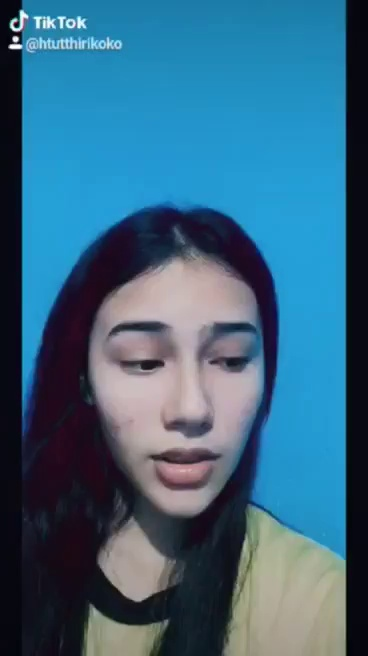
#> input picture Assignment/train-data/s1/0.0.jpg, 368 x 656 px; its folder holds only this picture in this run
$ python Recognizing_faces.py
#> lines starting #> are read from the running program, lines starting #| are printed output that depends on the picture; long printed decimals are rounded
# import required packages
import cv2
import os
import numpy as np
from matplotlib import pyplot as plt

# function to detect images
def detect_face(img):
    """
    Function to detect face using OpenCV
    """
    gray = cv2.cvtColor(img, cv2.COLOR_BGR2GRAY)

    face_cascade = cv2.CascadeClassifier(cv2.data.haarcascades + 'haarcascade_frontalface_default.xml')
    faces = face_cascade.detectMultiScale(gray, scaleFactor=1.2, minNeighbors=5)

    # if no faces are detected then return original img
    if len(faces) == 0:
        return None, None

    # under the assumption that there will be only one face
    # extract the face area
    (x, y, w, h) = faces[0]

    # return only the face part of the image
    return gray[y:y+w, x:x+h], faces[0]

# function for data preparing
def prepare_training_data(data_folder_path):
    # ------STEP-1--------
    # get the directories (one directory for each subject) in data folder
#> called with data_folder_path = 'train-data'
    dirs = os.listdir(data_folder_path)     # print(dirs)

    # list to hold all subject faces
    faces = []

    # list to hold labels for all subjects
    labels = []

    # let's go through each directory and read images within it
    for dir_name in dirs:

        # our subject directories start with letter 's' so
        # ignore any non-relevant directories if any
        if not dir_name.startswith('s'):
            continue

        # ------STEP-2--------
        # extract label number of subjects from dir_name
        # format of dir_name = slabel
        # so removing the letter 's' from dir_name will give us label

        label = int(dir_name.replace("s", ""))
        subject_dir_path = data_folder_path + '/' + dir_name    # print(subject_dir_path)

        # get the images names that are inside the given subject directory
        subject_image_name = os.listdir(subject_dir_path)   # print(subject_image_name)

        # ------STEP-3--------
        # go through each image name, read image
        # detect face and add face to list of faces
        for image_name in subject_image_name:

            # ignore system files like .DS_Store
            if image_name.startswith("."):
                continue

            # build image path
            # sample image path = training-data/a1/1.jpg
            image_path = subject_dir_path + '/' + image_name    # print(image_path)

            # read image
            image = cv2.imread(image_path)
#> image is the input picture: shape (656, 368, 3); mean B, G, R 128.8, 102.4, 57

            # display an image window to show the image
            cv2.imshow('Training on image...', cv2.resize(image,(400, 500)))
            cv2.waitKey(100)

            # detect face
            face, rect = detect_face(image)
#> in detect_face, `faces = face_cascade.detectMultiScale(gray, scaleFactor=1.2, minNeighb..`: faces = [[66, 260, 240, 240]]
#> in detect_face, `(x, y, w, h) = faces[0]`: x = 66; y = 260; w = 240
#> rect = [66, 260, 240, 240]

            # ------STEP-4--------
            # for the purpose of this tutorial
            # we will ignore faces that are not detected
            if face is not None:

                # add face to list of faces
                faces.append(face)

                # add label for this face
                labels.append(label)
#> pass 2 of the loop in prepare_training_data, `for dir_name in dirs:`:
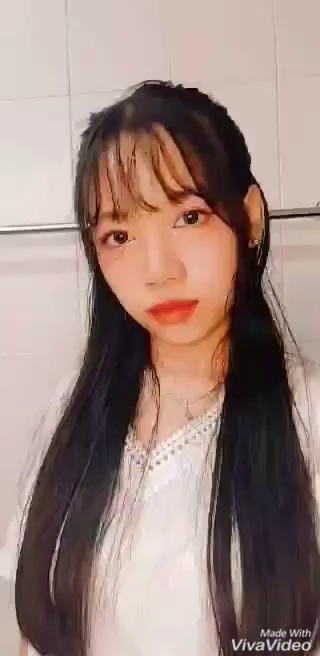
#> input picture Assignment/train-data/s2/0.0.jpg, 320 x 656 px
#> in prepare_training_data, image is the input picture: shape (656, 320, 3); mean B, G, R 125.7, 133.1, 155.7
#> in detect_face (call 2), `gray = cv2.cvtColor(img, cv2.COLOR_BGR2GRAY)`:
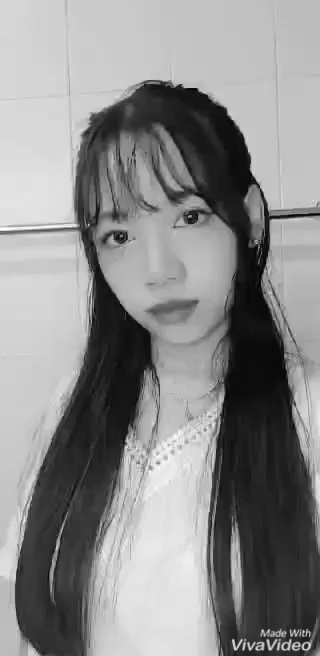
#> gray: shape (656, 320); min 1, max 254, mean 139.1
#> in detect_face (call 2), `faces = face_cascade.detectMultiScale(gray, scaleFactor=1.2, minNeighb..`: faces = [[84, 218, 59, 59]]
#> in detect_face (call 2), `(x, y, w, h) = faces[0]`: x = 84; y = 218; w = 59
#> in prepare_training_data, `face, rect = detect_face(image)`:
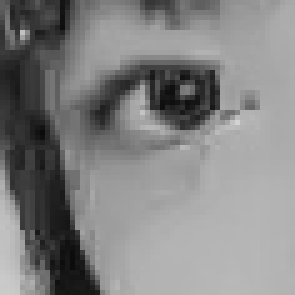
#> face: shape (59, 59) (shown 5 times larger); min 11, max 211, mean 130.6
#> in prepare_training_data, `face, rect = detect_face(image)`: rect = [84, 218, 59, 59]

    cv2.destroyAllWindows()
    cv2.waitKey(1)
    cv2.destroyAllWindows()

    return faces, labels

# Show about data preparing
print("Preparing data...")
faces, labels = prepare_training_data("train-data")
#> faces = 2 items; labels = [1, 2]
print("Data prepared")

# print total faces and labels
print("Total faces: ", len(faces))
#| Total faces:  2
print("Total labels: ", len(labels))
#| Total labels:  2

# subjects
subjects = ["", "Htut", "Yeemon", "Shwan"]

# create our LBPH face recognizer
face_recognizer = cv2.face.LBPHFaceRecognizer_create()

# train our face recognizer of our training faces -> faces, labels
face_recognizer.train(faces, np.array(labels))
# print("labels", labels)
# print("faces", faces)

# function to draw rectangle on image
def draw_rectangle(img, rect):
    """
    Function to draw rectangle on image according to given (x, y) coordinates with given width, height
    """
    (x, y, w, h) = rect
    cv2.rectangle(img, (x, y), (x + w, y + h), (0, 255, 0), 5)

# function to draw text on image
def draw_text(img, text, x, y):
    """
    Function to draw text on given image starting from passed (x, y) coordinates
    """
    cv2.putText(img, text, (x, y), cv2.FONT_HERSHEY_COMPLEX, 5, (0, 255, 0), 6)

# predict function
def predict(test_img):
    """
    Function to recognize the person in image passed and draws a rectangle around detected face with name of the subject
    """

    # make a copy of the image as we don't want to change original image
    img = test_img.copy()

    # detect face from the image
    face, rect = detect_face(img)

    # predict the image using our face recognizer
    label = face_recognizer.predict(face)

    # get name of respective label returned by face recognizer
    print(label)
    label_text = subjects[label[0]]

    # draw a rectangle around face detected
    draw_rectangle(img, rect)

    # draw name of predicted person
    draw_text(img, label_text, rect[0], rect[1] - 5)
    return img

print("Predicting images...")

# load test images
test_img1 = cv2.imread("test-data/test1.jpg")
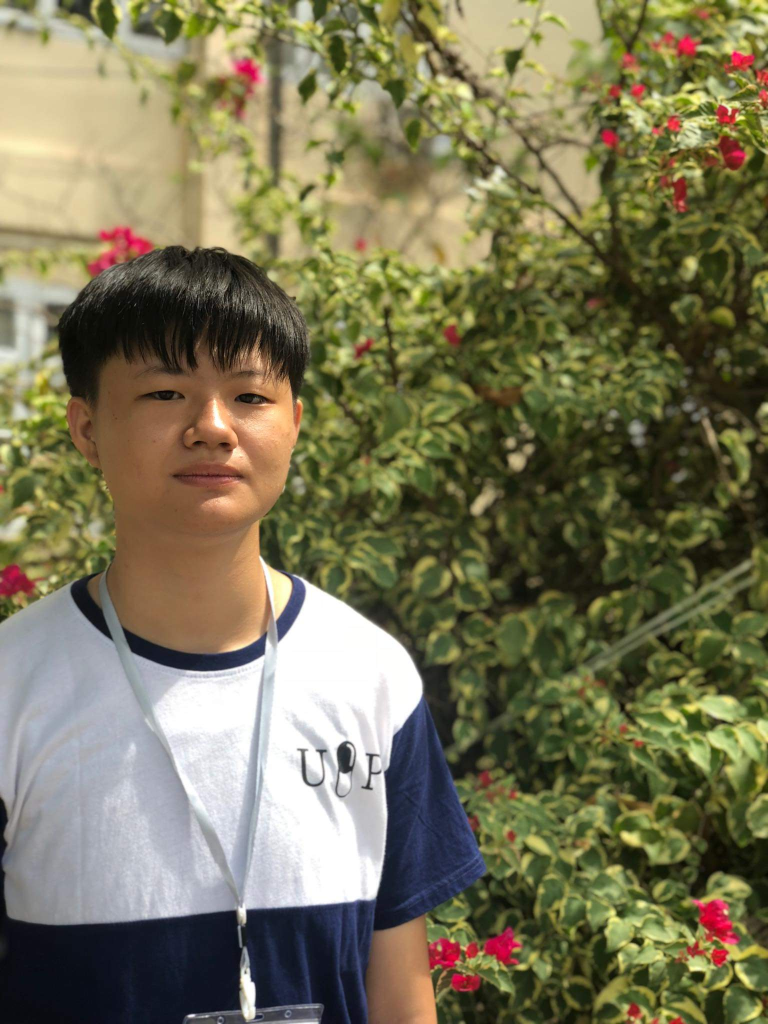
#> input picture Assignment/test-data/test1.jpg, 1536 x 2048 px (shown at 1/2 size)
#> test_img1 is the input picture: shape (2048, 1536, 3); mean B, G, R 86.2, 116.5, 121.2
test_img2 = cv2.imread("test-data/test2.jpg")
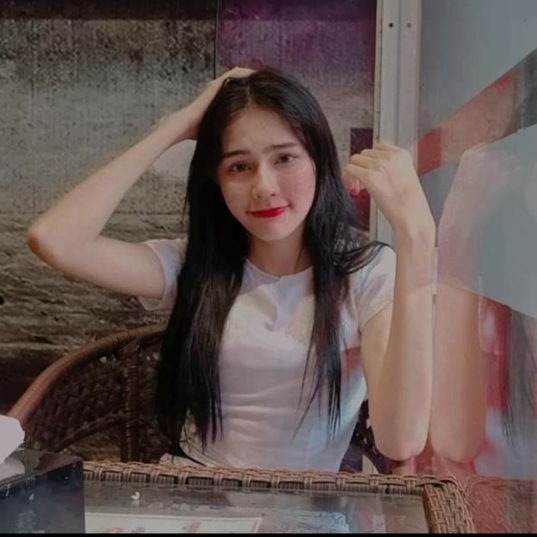
#> input picture Assignment/test-data/test2.jpg, 1074 x 1074 px (shown at 1/2 size)
#> test_img2 is the input picture: shape (1074, 1074, 3); mean B, G, R 81.4, 84.8, 100.3
test_img3 = cv2.imread("test-data/test3.jpg")
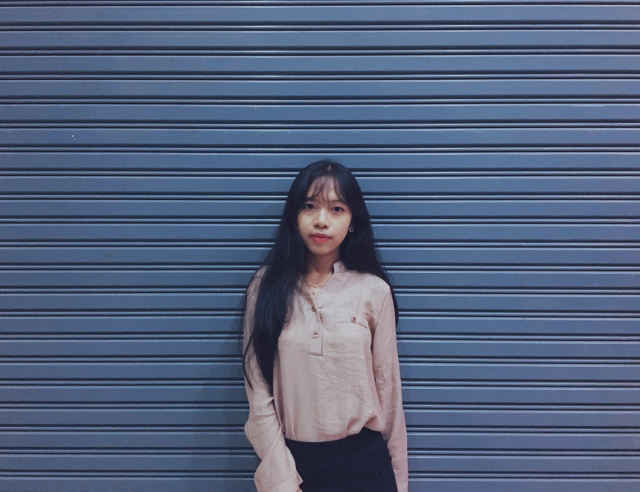
#> input picture Assignment/test-data/test3.jpg, 1280 x 984 px (shown at 1/2 size)
#> test_img3 is the input picture: shape (984, 1280, 3); mean B, G, R 124.4, 97.2, 83.5

# perform a prediction
predicted_img1 = predict(test_img1)
#> in predict, `face, rect = detect_face(img)`: rect = [211, 633, 414, 414]
#> in predict, `label = face_recognizer.predict(face)`: label = (1, 98.02)
#| (1, 98.016)
#> in predict, `label_text = subjects[label[0]]`: label_text = 'Htut'
#> in draw_rectangle, `(x, y, w, h) = rect`: x = 211; y = 633; w = 414
predicted_img2 = predict(test_img2)
#> in predict (call 2), `face, rect = detect_face(img)`:
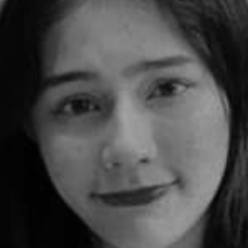
#> face: shape (248, 248); min 0, max 161, mean 72.2
#> in predict (call 2), `face, rect = detect_face(img)`: rect = [402, 229, 248, 248]
#> in predict (call 2), `label = face_recognizer.predict(face)`: label = (1, 84.15)
#| (1, 84.150)
predicted_img3 = predict(test_img3)
#> in detect_face (call 5), `gray = cv2.cvtColor(img, cv2.COLOR_BGR2GRAY)`:
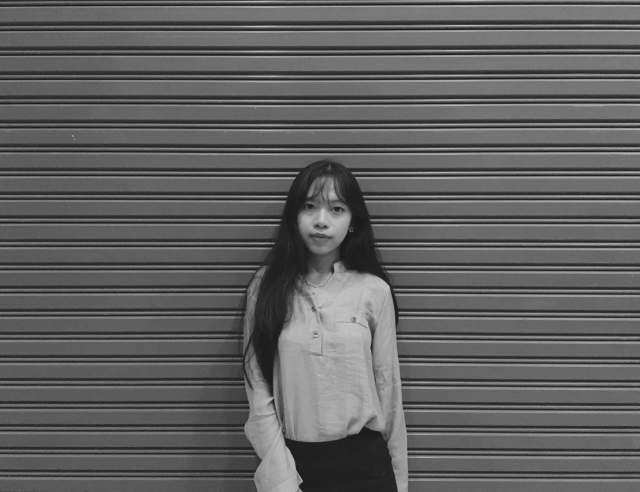
#> gray: shape (984, 1280) (shown at 1/2 size); min 15, max 212, mean 96.2
#> in detect_face (call 5), `faces = face_cascade.detectMultiScale(gray, scaleFactor=1.2, minNeighb..`: faces = [[575, 367, 140, 140]]
#> in detect_face (call 5), `(x, y, w, h) = faces[0]`: x = 575; y = 367; w = 140
#> in predict (call 3), `face, rect = detect_face(img)`:
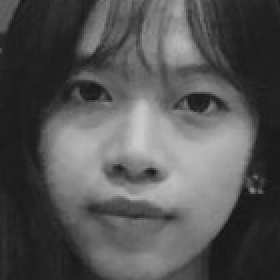
#> face: shape (140, 140) (shown 2 times larger); min 18, max 202, mean 84.3
#> in predict (call 3), `face, rect = detect_face(img)`: rect = [575, 367, 140, 140]
#> in predict (call 3), `label = face_recognizer.predict(face)`: label = (1, 97.76)
#| (1, 97.759)
print("Prediction completed")

# show image
cv2.imshow("Predicting image1", cv2.resize(predicted_img1, (300, 400)))
cv2.imshow("Predicting image2", cv2.resize(predicted_img2, (300, 400)))
cv2.imshow("Predicting image3", cv2.resize(predicted_img3, (300, 400)))
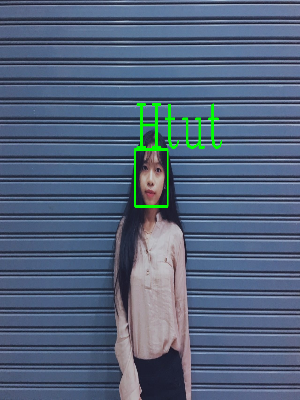
#> window 'Predicting image3': shape (400, 300, 3); mean B, G, R 123.2, 99.1, 82.7

cv2.waitKey(0)
cv2.destroyAllWindows()
